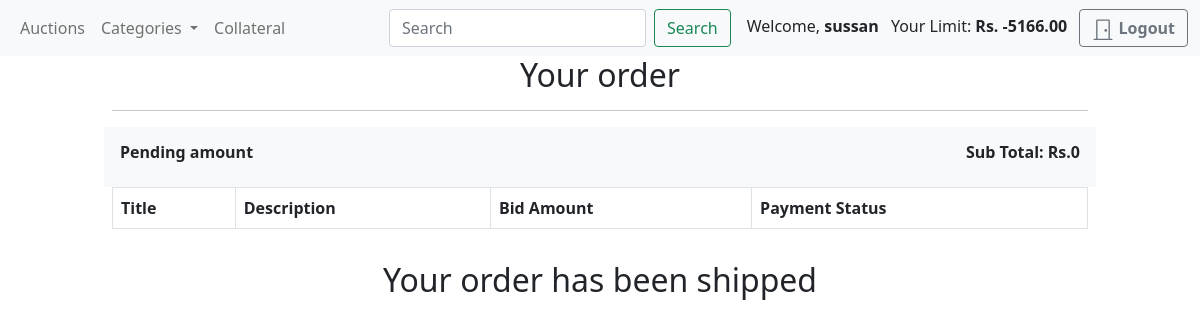
/payment/ (signed in), run on an earlier commit of the app's database.
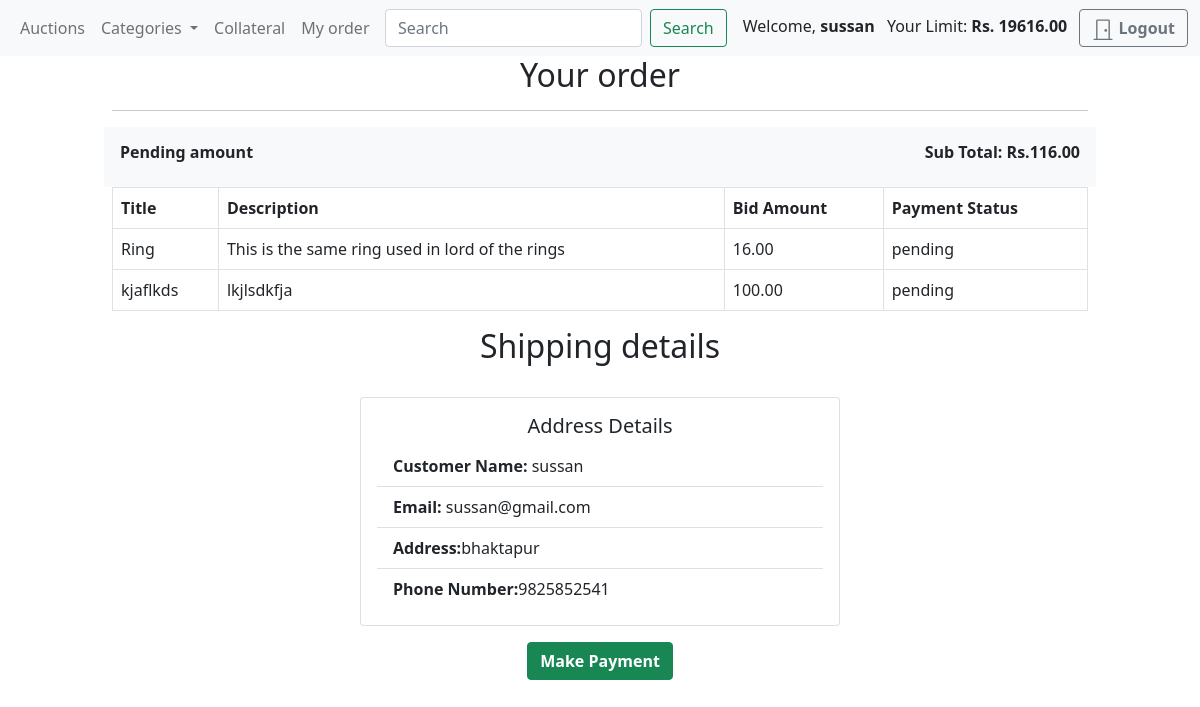
And on a later commit of the database.
### main_app/models.py (models this page shows, shortened)
class Order(models.Model):
    PAYMENT_STATUS_CHOICES = (
        ('pending', 'pending'),
        ('paid and shipped', 'paid and shipped'),
    )
    user = models.ForeignKey(AUTH_USER_MODEL, on_delete=models.CASCADE)
    auction = models.ForeignKey(Auction, on_delete=models.CASCADE)
    total_amount = models.DecimalField(max_digits=10, decimal_places=2)
    payment_status = models.CharField(max_length=20, choices = PAYMENT_STATUS_CHOICES, default='pending')
    created_at = models.DateTimeField(auto_now_add=True)
    def __str__(self):
        return f"Order #{self.pk} - {self.user.username}"

class Auction(models.Model):
    AUCTION_STATUS_CHOICES = (
        ('draft', 'Draft'),
        ('open', 'open'),
        ('closed', 'Closed'),
    )
    winner = models.ForeignKey(AUTH_USER_MODEL, on_delete=models.SET_NULL, null=True, blank=True,editable=True)
    title = models.CharField(max_length=255)
    description = models.TextField()
    starting_price = models.DecimalField(max_digits=10, decimal_places=2)
    marked_price = models.DecimalField(max_digits=10, decimal_places=2)
    auction_status = models.CharField(max_length=20, choices=AUCTION_STATUS_CHOICES, default='draft')
    start_datetime = models.DateTimeField()
    end_datetime = models.DateTimeField()
    seller = models.ForeignKey(AUTH_USER_MODEL, on_delete=models.CASCADE, related_name='auctions')
    created = models.DateTimeField(auto_now_add=True)
    updated = models.DateTimeField(auto_now=True)
    category = models.ForeignKey('Category', on_delete=models.CASCADE)
    image = models.ImageField(upload_to='images/')
    class Meta:
        verbose_name_plural = 'Auctions'
    def get_absolute_url(self):
        return reverse("auction-detail", args=[self.pk])
    def get_max_bid(self):
        return Bid.get_max_bid_for_auction(self.id)

class FinalOrder(models.Model):
    PAYMENT_STATUS_CHOICES = (
        ('pending', 'pending'),
        ('paid and shipped', 'paid and shipped'),
    )
    user = models.ForeignKey(AUTH_USER_MODEL, on_delete=models.CASCADE)
    total_amount = models.DecimalField(max_digits=10, decimal_places=2)
    payment_status = models.CharField(max_length=20, choices = PAYMENT_STATUS_CHOICES, default='pending')
    address = models.CharField(max_length=200)
    phone_number = models.CharField(max_length=10)
    created_at = models.DateTimeField(auto_now_add=True)

### account/models.py (models this page shows, shortened)
class UserBase(AbstractBaseUser,PermissionsMixin):
    ROLE_CHOICES = (
    ('Buyer','Buyer'),
    ('Seller','Seller'),
    )
    username = models.CharField(max_length=100,blank=True)
    pan_number = models.CharField(max_length=100, blank=True, default=0)
    citizenship  = models.ImageField(upload_to='images/',blank=True)
    email = models.EmailField(unique=True)
    firstname  = models.CharField(max_length=100,blank=True)
    phone_number = models.CharField(max_length=10,blank=True)
    address = models.CharField(max_length=250,blank=True)
    role = models.CharField(max_length=10,choices=ROLE_CHOICES)
    collateral = models.DecimalField(max_digits=50, decimal_places=2,default=0)
    is_active = models.BooleanField(default=True)
    is_staff = models.BooleanField(default=False)
    is_superuser = models.BooleanField(default=False)
    created = models.DateField(auto_now_add=True)
    updated = models.DateField(auto_now=True)
    objects = UserManager()
    USERNAME_FIELD = 'email'
    REQUIRED_FIELDS = ['username']
    class Meta:
        verbose_name = 'User'
        verbose_name_plural = 'Users'

### main_app/views.py (the view)
# urls.py: path('payment/',views.makepay,name='payment'),
@login_required
def makepay(request):
    user_orders = Order.objects.filter(user=request.user)
    total_price = sum(order.total_amount for order in user_orders if order.payment_status == 'pending')
    try:
        final_order = FinalOrder.objects.get(user=request.user, payment_status='pending')
    except FinalOrder.DoesNotExist:
        messages.error(request, 'No pending orders found.')
        context = {'total_price':total_price,'orders': user_orders}
        print(context)
        return render(request, 'main_app/Auction/payment.html',context)
    secret_key = "8gBm/:&EnhH.1/q"
    uuid_val = uuid.uuid4()
    data_to_sign = f"total_amount={total_price},transaction_uuid={uuid_val},product_code=EPAYTEST"
    result = genSha256(secret_key, data_to_sign)
    context = {'total_price':total_price,'orders': user_orders,'order':final_order,'signature':result,'uuid':uuid_val}
    print(user_orders)
    return render(request,'main_app/Auction/payment.html',context)

### main_app/context_processor.py (called while the page is built, shortened)
def categories(request):
    return{
        'categories':Category.objects.all(),
    }

def get_detail(request):
    if request.user.is_authenticated:
        user = request.user
        user_id = request.user.id
        try:
            order = FinalOrder.objects.get(user=request.user)
        except FinalOrder.DoesNotExist:
            order = None  # or any other default value you want to set
        orders = get_orders_for_user(user_id)
        collateral = calculate_collateral(user,user_id, orders)
        return {'win_auction': orders, 'collateral': collateral, 'order': order}
    else:
        return {"none": 'none'}

def get_orders_for_user(user_id):
    orders = Order.objects.filter(user=user_id)
    return orders

def get_highest_bid(user_id):
    auctions = Auction.objects.all()
    highest_bids = Decimal(0.0)
    user = user_id
    for auction in auctions:
        max_bid_value = None
        for bid in user.bids.filter(auction_id=auction.id):
            if max_bid_value is None or bid.bid_value > max_bid_value:
                max_bid_value = bid.bid_value
        if max_bid_value is not None:
            highest_bids += max_bid_value
    return highest_bids

### templates/main_app/Auction/payment.html (shortened to what this page needs)
{% extends "base.html" %}
{% block content %}
{% include "navbar.html" %}
<div class="container" style="max-width: 1000px">
    <div class="col-12 text-center">
        <h1 class="h2">Your order</h1>
    </div>
    <hr />
</div>
<div class="container" style="max-width: 1000px">
    <div class="row g-3">
        <div class="col-12 bg-light p-3 d-flex justify-content-between">
            <div class="d-flex d-flex-inline">
                <div class="h6 fw-bold">Pending amount</div>
            </div>
            <div class="text-end">
                <div class="h6 fw-bold ">Sub Total: Rs.<div id="subtotal" class="d-inline-flex">{{ total_price }}</div></div>
            </div>
        </div>
    </div>
    <div class="row g-3">
        <div class="col-md-12">
            <table class="table table-bordered table-stripped" style="width:100%">
                <thead>
                    <tr>
                        <th>Title</th>
                        <th>Description</th>
                        <th>Bid Amount</th>
                        <th>Payment Status</th>
                    </tr>
                </thead>
                <tbody>
                    {% for order in orders %}
                        <tr>
                            <td><a href="{{order.auction.get_absolute_url}}" class="text-decoration-none text-dark">{{ order.auction.title }}</a></td>
                            <td>{{ order.auction.description|truncatechars:50 }}</td>
                            <td>{{ order.auction.get_max_bid|default:""|floatformat:2 }}</td>
                            <td>{{order.payment_status}}</td>
                        </tr>
                    {% endfor %}
                </tbody>
            </table>
        </div>
    </div>
    {% if order.payment_status == 'pending' %}
    <div class="row g-3 ">
        <div class="col-12 text-center">
            <h1 class="h2">Shipping details</h1>
        </div>
    </div>
    <div class="row g-3 mt-2">
        <div class="col-md-6 mx-auto">
            <div class="card">
                <div class="card-body">
                    <h5 class="card-title text-center">Address Details</h5>
                    <ul class="list-group list-group-flush">
                        <li class="list-group-item"><strong>Customer Name:</strong> {{order.user.username}}</li>
                        <li class="list-group-item"><strong>Email:</strong> {{order.user.email}}</li>
                        <li class="list-group-item"><strong>Address:</strong>{{order.address}}</li>
                        <li class="list-group-item"><strong>Phone Number:</strong>{{order.phone_number}}</li>
                    </ul>
                </div>
            </div>
        </div>
    </div>
    <div class="text-center mt-3">
        <form action="https://rc-epay.esewa.com.np/api/epay/main/v2/form" method="POST">
            <input value="Make Payment" type="submit" class="btn btn-success fw-bold" >
        </form>
    </div>
    {% else %}
    <div class="text-center mt-3">
        <div class="col-12 text-center">
            <h1 class="h2">Your order has been shipped</h1>
        </div>
    </div>
    {% endif %}
</div>
{% endblock %}

### templates/navbar.html (shortened to what this page needs)
<nav class="navbar navbar-expand-lg navbar-light bg-light">
    <div class="container-fluid">
        <div class="collapse navbar-collapse" id="navbarNavDropdown">
            <ul class="navbar-nav me-auto">
                <li class="nav-item">
                    <a class="nav-link" href="{% url 'home' %}">Auctions</a>
                </li>
                <li class="nav-item dropdown">
                    <a class="nav-link dropdown-toggle" href="#" id="navbarDropdownMenuLink" role="button"
                        data-bs-toggle="dropdown" aria-expanded="false">
                        Categories
                    </a>
                {% if request.user.role == 'Buyer' %}
                </li>
                    <a class="nav-link" href="{% url 'collateral-home' %}" >Collateral</a>
                    {% endif %}
                {% if win_auction %}
                    {% if order %}
                    <li class="nav-item">
                        <a class="nav-link" href="{% url 'payment' %}">My order</a>
                    </li>
                    {% else %}
                    <li class="nav-item">
                        <a class="nav-link" href="{% url 'my-order' %}">My order</a>
                    </li>
                    {% endif %}
                {% endif %}
            </ul>
            <form class="d-flex" action="{% url 'auction-search' %}" method="GET">
                <input class="form-control me-2" type="search" name="q" placeholder="Search" aria-label="Search">
                <button class="btn btn-outline-success" type="submit">Search</button>
            </form>
            {% if user.is_authenticated %}
            <div class="ms-3">
                <span class="me-2">Welcome, <strong>{{ user.username }}</strong></span>
                {% if user.role == 'Buyer' %}
                <span class="me-2" id="collateral-limit">Your Limit: <strong>Rs. {{collateral}}</strong></span>
                {% endif %}
                <a type="button" role="button" href="{% url 'logout' %}" class="btn btn-outline-secondary">
                    <svg xmlns="http://www.w3.org/2000/svg" width="22" height="22" fill="currentColor"
                        class="bi bi-door-closed" viewBox="0 0 16 16">
                        <path
                            d="M3 2a1 1 0 0 1 1-1h8a1 1 0 0 1 1 1v13h1.5a.5.5 0 0 1 0 1h-13a.5.5 0 0 1 0-1H3V2zm1 13h8V2H4v13z" />
                        <path d="M9 9a1 1 0 1 0 2 0 1 1 0 0 0-2 0z" />
                    </svg>
                    <span class="fs-6 fw-bold">Logout</span>
                </a>
            </div>
            {% endif %}
        </div>
    </div>
</nav>

What changed in the data, as far as the page shows it:
added Order: auction "Ring", auction.description "This is the same ring used in lord of the rings", auction.get_max_bid "16.00", payment_status "pending"
added Order: auction "kjaflkds", auction.description "lkjlsdkfja", auction.get_max_bid "100.00", payment_status "pending"
added FinalOrder: user.username "sussan", user.email "sussan@gmail.com", address "bhaktapur", phone_number "9825852541"
Also different on the page:
{{ collateral }}: "-5166.00" → "19616.00"
{{ total_price }}: "0" → "116.00"
form field value: (not shown) → "Make Payment"
text no longer shown: "Your order has been shipped"
text now shown: "My order Shipping details Address Details Customer Name: Email: Address: Phone Number:"
